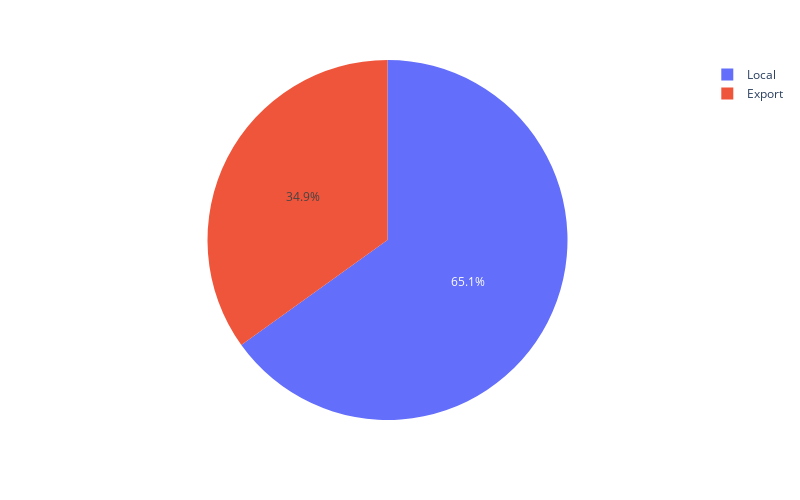

Notebook cell for this chart:
### Markdown cell above
### What is the percentage of each Destination (Export/Local) in the data ?

### Code cell
px.pie(data_frame=df,names='Destination', width=800, height=500)

### Figure 1 — Plotly figure (JSON) as saved in the notebook; plotly's stock layout.template omitted (floating-point values rounded to 4 significant figures; data arrays with more than 128 entries replaced by an {"elided": "..."} marker saying what was removed)
{"data": [{"domain": {"x": [0, 1], "y": [0, 1]}, "hovertemplate": "Destination=%{label}<extra></extra>", "labels": {"elided": "13515 str values"}, "legendgroup": "", "name": "", "showlegend": true, "type": "pie"}], "layout": {"height": 500, "legend": {"tracegroupgap": 0}, "margin": {"t": 60}, "width": 800}}
